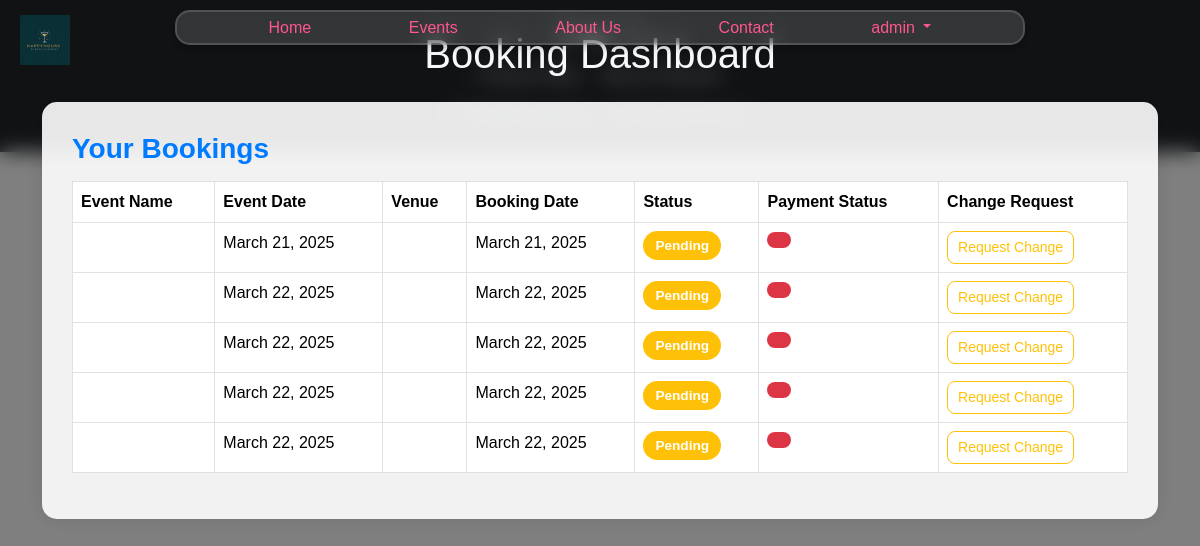
/user/dashboard/ (signed in), run on the app's committed database.
### userapp/models.py (models this page shows)
class CustomUser(AbstractUser):
    phone_number = models.CharField(max_length=15, null=True, blank=True)
    address = models.TextField(null=True, blank=True)
    profile_picture = models.ImageField(upload_to='profile_pics/', null=True, blank=True)
    def __str__(self):
        return f"{self.username} ({self.email})"

### eventapp/models.py (models this page shows, shortened)
class Booking(models.Model):
    user = models.ForeignKey(settings.AUTH_USER_MODEL, on_delete=models.CASCADE, related_name='bookings')
    event = models.ForeignKey('Event', on_delete=models.CASCADE, related_name='bookings')
    booking_date = models.DateField(auto_now_add=True)
    event_date = models.DateField()
    custom_venue = models.BooleanField(default=False)
    venue_tier = models.CharField(
        max_length=10, choices=[("Minimal", "Minimal"), ("Medium", "Medium"), ("Luxury", "Luxury")], blank=True, null=True
    )
    venue_description = models.TextField(blank=True, null=True)
    cus_name = models.CharField(max_length=255)
    cus_email = models.EmailField()
    cus_ph = models.CharField(
        max_length=10,
        validators=[RegexValidator(r'^\d{10}$', message="Phone number must be 10 digits.")]
    )
    STATUS_CHOICES = [
        ('Pending', 'Pending'),
        ('Confirmed', 'Confirmed'),
        ('Cancelled', 'Cancelled'),
    ]
    status = models.CharField(max_length=20, choices=STATUS_CHOICES, default='Pending')
    admin_notes = models.TextField(blank=True, null=True)
    customer_request = models.TextField(blank=True, null=True)
    payment = models.OneToOneField(
        'paymentapp.Payment', on_delete=models.SET_NULL, related_name='booking_payment', null=True, blank=True)
    total_amount = models.DecimalField(max_digits=12, decimal_places=2, null=True, blank=True)
    created_at = models.DateTimeField(auto_now_add=True)
    updated_at = models.DateTimeField(auto_now=True)

### userapp/views.py (the view)
# urls.py: path('dashboard/', views.booking_dashboard, name='booking_dashboard'),
@login_required
def booking_dashboard(request):
    user = request.user
    user_bookings = Booking.objects.filter(user=user)
    return render(request, 'eventapp/booking_dashboard.html', {'user_bookings': user_bookings})

### userapp/context_processors.py (called while the page is built)
def timestamp(request):
    return {
        'timestamp': int(time.time())  # Or use any versioning logic you prefer
    }

def toast_message(request):
    return {
        'toast_message': {
            'type': getattr(request, 'toast_type', None),  # Default to None if not set
            'message': getattr(request, 'toast_message', None),  # Default to None if not set
        }
    }

### eventapp/templates/eventapp/booking_dashboard.html (shortened to what this page needs)
{% extends "base.html" %}
{% load static %}
{% block content %}
<div class="blur-background">
    <div class="container">
        <h1 class="text-center text-light mb-4">Booking Dashboard</h1>
        <div class="dashboard-card">
            <h3 class="section-title">Your Bookings</h3>
            {% if user_bookings %}
            <table class="table table-bordered table-hover">
                <thead class="thead-dark">
                    <tr>
                        <th>Event Name</th>
                        <th>Event Date</th>
                        <th>Venue</th>
                        <th>Booking Date</th>
                        <th>Status</th>
                        <th>Payment Status</th>
                        <th>Change Request</th>
                    </tr>
                </thead>
                <tbody>
                    {% for booking in user_bookings %}
                    <tr>
                        <td>{{ booking.event_name }}</td>
                        <td>{{ booking.event_date }}</td>
                        <td>{{ booking.venue }}</td>
                        <td>{{ booking.booking_date }}</td>
                        <td>
                            <span class="badge {% if booking.status == 'Confirmed' %}bg-success{% elif booking.status == 'Pending' %}bg-warning{% else %}bg-danger{% endif %}">
                                {{ booking.status }}
                            </span>
                        </td>
                        <td>
                            <span class="badge {% if booking.payment_status == 'Paid' %}bg-success{% elif booking.payment_status == 'Pending' %}bg-warning{% else %}bg-danger{% endif %}">
                            </span>
                        </td>
                        <td>
                            <a href="{% url 'userapp:submit_change_request' booking.id %}" class="btn btn-outline-warning btn-custom">
                                Request Change
                            </a>
                        </td>
                    </tr>
                    {% endfor %}
                </tbody>
            </table>
            {% else %}
            <p class="text-muted">You have no bookings yet.</p>
            {% endif %}
        </div>
    </div>
</div>
{% endblock content %}

### templates/base.html (shortened to what this page needs)
{% load static %}
{% load custom_filters %}
<!DOCTYPE html>
<html lang="en">
<head>
    <link href="https://cdn.jsdelivr.net/npm/bootstrap@5.3.2/dist/css/bootstrap.min.css" rel="stylesheet">
    <link href="https://cdn.jsdelivr.net/npm/bootstrap-icons/font/bootstrap-icons.css" rel="stylesheet">
    <link rel="stylesheet" href="{% static 'css/styles.css' %}?v={{ timestamp }}">
</head>
<body>
    <div class="toast-container top-0 end-0 p-3" id="toast-container">
    </div>
    <header>
        <img src="{% static 'images/happy-hours.jpeg' %}" alt="Happy Hours Logo" class="custom-logo">
        <nav class="navbar custom-navbar navbar-expand-lg">
            <div class="container">
                <div class="collapse navbar-collapse" id="navbarNavDropdown">
                    <ul class="navbar-nav ms-auto">
                        <li class="nav-item"><a class="nav-link {% if request.path == '/' %}active{% endif %}"
                                href="/">Home</a></li>
                        <li class="nav-item"><a class="nav-link {% if request.path == '/events' %}active{% endif %}"
                                href="/events">Events</a></li>
                        <li class="nav-item"><a class="nav-link {% if request.path == '/about' %}active{% endif %}"
                                href="/about">About Us</a></li>
                        <li class="nav-item"><a class="nav-link {% if request.path == '/contact' %}active{% endif %}"
                                href="/contact">Contact</a></li>
                        {% if user.is_authenticated %}
                        <li class="nav-item dropdown">
                            <a class="nav-link dropdown-toggle" href="#" id="navbarDropdown" role="button"
                                data-bs-toggle="dropdown" aria-expanded="false">
                                {{ user.username }}
                            </a>
                        </li>
                        {% else %}
                        <li class="nav-item"><a class="nav-link" href="{% url 'userapp:login' %}">Login</a></li>
                        <li class="nav-item"><a class="nav-link" href="{% url 'userapp:signup' %}">Sign Up</a></li>
                        {% endif %}
                    </ul>
                </div>
            </div>
        </nav>
    </header>
    <main>
        {% block content %}{% endblock %}
    </main>
    {% block footer %}
    <footer class="bg-dark text-white text-center py-4 mt-auto">
        <div class="container">
            <div class="d-flex justify-content-center mb-3">
                <a href="https://facebook.com" class="text-white me-3"><i class="bi bi-facebook"></i></a>
                <a href="https://twitter.com" class="text-white me-3"><i class="bi bi-twitter"></i></a>
                <a href="https://instagram.com" class="text-white"><i class="bi bi-instagram"></i></a>
            </div>
            <div class="mb-3">
                <a href="{% url 'eventapp:privacy_policy' %}" class="text-white me-3">Privacy Policy</a>
                <a href="{% url 'eventapp:terms_of_service' %}" class="text-white">Terms of Service</a>
            </div>
            <p class="mb-0">&copy; 2025 Happy Hours. All Rights Reserved.</p>
        </div>
    </footer>
    {% endblock %}
</body>
</html>

### static/css/styles.css (style rules this page uses)
body, html { font-family: "Arial", sans-serif; margin: 0; padding: 0; background-color: #ffffff; }
.custom-logo { position: absolute; top: 15px; left: 20px; height: 50px; z-index: 1500; }
.custom-navbar { position: fixed; top: 10px; left: 50%; transform: translateX(-50%); width: 850px; max-height: 35px; z-index: 1000; background-color: rgba( 255, 255, 255, 0.15 ) !important; backdrop-filter: blur(10px); border-radius: 15px; border: 2px solid rgba(255, 255, 255, 0.15); box-shadow: 0px 4px 6px rgba(0, 0, 0, 0.2); padding: 10px 0; }
.custom-navbar .navbar-nav { display: flex; justify-content: space-evenly; width: 100%; }
.custom-navbar .nav-link { color: #fe578f; font-size: 1rem; font-weight: 500; text-decoration: none; margin: 0 10px; transition: color 0.3s ease; }
footer { background-color: #222; color: #fff; padding: 20px 0; }
footer a { color: #ff4081; text-decoration: none; transition: color 0.3s ease; }
::placeholder { color: rgba(255, 255, 255, 0.7); }

### eventapp/templates/eventapp/booking_dashboard.html (style rules this page uses)
.blur-background { position: fixed; top: 0; left: 0; width: 100%; height: 100%; backdrop-filter: blur(10px); background: rgba(0, 0, 0, 0.5); overflow-y: auto; padding: 30px 0; }
.dashboard-card { background: rgba(255, 255, 255, 0.9); padding: 30px; border-radius: 15px; box-shadow: 0 0 20px rgba(0, 0, 0, 0.1); margin-bottom: 20px; animation: fadeIn 0.5s ease; }
.section-title { color: #007bff; font-weight: bold; margin-bottom: 15px; }
.badge { padding: 0.5rem 0.75rem; font-size: 0.85rem; border-radius: 20px; }
.btn-custom { padding: 5px 10px; border-radius: 8px; font-size: 14px; }

### data on the page
CustomUser: username "admin"
Booking: event_date "March 21, 2025", booking_date "March 21, 2025", status "Pending"
Booking: event_date "March 22, 2025", booking_date "March 22, 2025", status "Pending"
Booking: event_date "March 22, 2025", booking_date "March 22, 2025", status "Pending"
Booking: event_date "March 22, 2025", booking_date "March 22, 2025", status "Pending"
Booking: event_date "March 22, 2025", booking_date "March 22, 2025", status "Pending"
